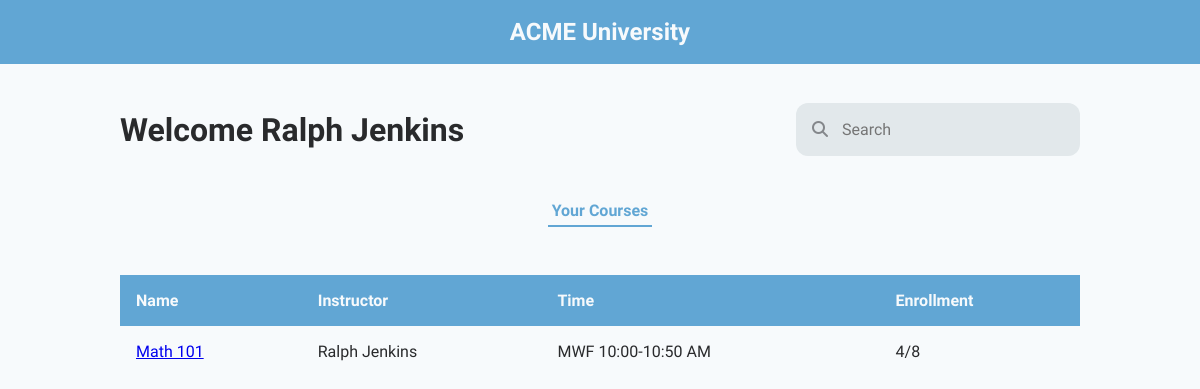
The page /instructor/Ralph Jenkins (signed in) on the database as committed earlier.
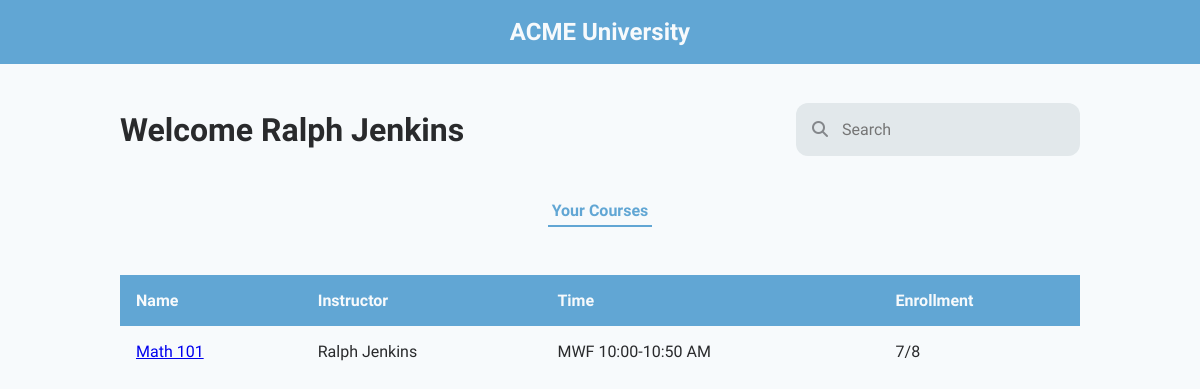
The same page on the database as committed later.
### db.py (models this page shows)
class Teacher(db.Model, UserMixin):
	id = db.Column(db.Integer, primary_key=True)
	name = db.Column(db.String, nullable=False)
	user = db.relationship('User', backref='teacher', uselist=False)

class Course(db.Model, UserMixin):
	id = db.Column(db.Integer, primary_key=True)
	course_name = db.Column(db.String, unique=True, nullable=False)
	teacher_id = db.Column(db.Integer, db.ForeignKey('teacher.id'), nullable=False)
	number_enrolled = db.Column(db.Integer, nullable=False)
	capacity = db.Column(db.Integer, nullable=False)
	time = db.Column(db.String, nullable=False)
	teacher = db.relationship('Teacher', backref=db.backref('teachers', lazy=True))
	students = db.relationship('Enrollment', back_populates='course')

### app.py (the view)
@app.route("/instructor/<name>")
@login_required
def instructor(name):
    instructor_name = name
    tea_data = []
    teaQ = Teacher.query.filter_by(name=instructor_name).first()
    teaQC = Course.query.filter_by(teacher_id = teaQ.id).all()
    for i in range(len(teaQC)):
        temp = {
            'name':teaQC[i].course_name,
            'instructor':instructor_name,
            'time':teaQC[i].time,
            'enrollment':(str(teaQC[i].number_enrolled) + "/" + str(teaQC[i].capacity))
        }
        tea_data.append(temp)
    return render_template("instructor.html", instructor_name = instructor_name, data = tea_data)

### app.py (called while the page is built)
@login.user_loader
def load_user(user_id):
    return User.query.get(user_id)

### templates/instructor.html (shortened to what this page needs)
{% extends "person.html" %}
{% block styles %}
    {{ super() }}
    <link rel="stylesheet" href="{{ url_for('static', filename = 'instructor.css') }}">
{% endblock %}
{% block person_name %}{{ instructor_name }}{% endblock %}
{% block inner_nav_links %}
    <button class="inner-nav-link active-tab">Your Courses</button>
{% endblock %}
{% block data_table_headings %}
    <th>Name</th>
    <th>Instructor</th>
    <th>Time</th>
    <th>Enrollment</th>
{% endblock %}
{% block data_table_body %}
    {% for class in data %}
        <tr>
            <td>
                <a href="{{ url_for('specific_course', name = class.instructor, course = class.name) }}">
                    {{ class.name }}
                </a>
            </td>
            <td>{{ class.instructor }}</td>
            <td>{{ class.time }}</td>
            <td>{{ class.enrollment }}</td>
        </tr>
    {% endfor %}
{% endblock %}

### templates/person.html
{% extends "base.html" %}
{% block styles %}
    {{ super() }}
    <link rel="stylesheet" href="{{ url_for('static', filename = 'person.css') }}">
{% endblock %}
{% block content %}
    <div class="person-container">
        <div class="person-container-top">
            <h1 class="greeting">Welcome {% block person_name %}{% endblock %}</h1>
            <div class="search-bar">
                <i class="fas fa-search"></i>
                <input type="text" placeholder="Search" autocomplete="off">
            </div>
        </div>
        <div class="person-container-middle">
            <div class="inner-nav-container">
                {% block inner_nav_links%}{% endblock %}
            </div>
        </div>
        <div class="person-container-bottom">
            <table class="data-table">
                <thead class="data-table-head">
                    <tr class="data-table-row headings-row">
                        {% block data_table_headings %}{% endblock %}
                    </tr>
                </thead>
                <tbody class="data-table-body">
                    {% block data_table_body %}{% endblock %}
                </tbody>
            </table>
        </div>
    </div>
{% endblock %}

### templates/base.html (shortened to what this page needs)
<!DOCTYPE html>
<html lang="en">
<head>
    {% block head %}
        {% block styles %}
        <link rel="stylesheet" href="{{ url_for('static', filename = 'base.css') }}">
        {% endblock %}
    {% endblock %}
</head>
<body>
    {% include "navbar.html" %}
    <div class="content">
        {% block content %}{% endblock %}
    </div>
</body>
</html>

### templates/navbar.html
{% block navbar %}
<nav class="navbar-container">
    <a class="title">ACME University</a>
</nav>
{% endblock %}

### static/base.css (style rules this page uses)
:root { --bg-color: #F7FAFC; --accent-color: #61A6D4; --primary-text-color: #292A2C; --secondary-text-color: #61A6D4; --tertiary-text-color: #84878B; --quaternary-text-color: #F7FAFC; }
body { margin: 0; padding: 0; width: 100vw; height: 100vh; font-family: 'Source Sans Pro', Arial, Helvetica, sans-serif; background-color: var(--bg-color); color: var(--primary-text-color); position: relative; overflow-x: hidden; }
.content { height: calc(100vh - 4rem); }
.navbar-container { height: 4rem; background-color: var(--accent-color); display: flex; justify-content: center; align-items: center; font-weight: bold; font-size: 1.5rem; color: var(--quaternary-text-color); }

### static/person.css (style rules this page uses)
.content { display: flex; justify-content: center; }
.person-container { width: 80%; display: grid; grid-template-rows: 2fr 1fr 8fr; }
.person-container-top { display: flex; flex-direction: row; justify-content: space-between; align-items: center; }
.person-container-middle { min-height: 5rem; }
.search-bar { padding: 1rem; background-color: #E2E8EB; color: var(--tertiary-text-color); border-radius: .75rem; }
.search-bar input { margin-left: .5rem; border: none; background-color: transparent; color: #84878B; font-family: 'Source Sans Pro', Arial, Helvetica, sans-serif; font-size: 1rem; }
.inner-nav-container { display: flex; justify-content: center; align-items: center; }
.inner-nav-link { padding: .35rem .25rem; text-decoration: none; border: none; background-color: transparent; font-family: 'Source Sans Pro', Arial, Helvetica, sans-serif; font-size: 1rem; color: var(--primary-text-color); }
.active-tab { font-weight: 600; color: var(--secondary-text-color); border-bottom: 2px solid var(--accent-color); }
.data-table { width: 100%; border-collapse: collapse; color: var(--quaternary-text-color); }
.headings-row { background-color: var(--accent-color); }
.data-table-row th { text-align: left; padding: 1rem 1rem; }
.data-table-body td { color: var(--primary-text-color); padding: 1rem 1rem; }

Rows that differ between the two databases and show on the page:
changed Course "Math 101": enrollment "4/8" → "7/8"
